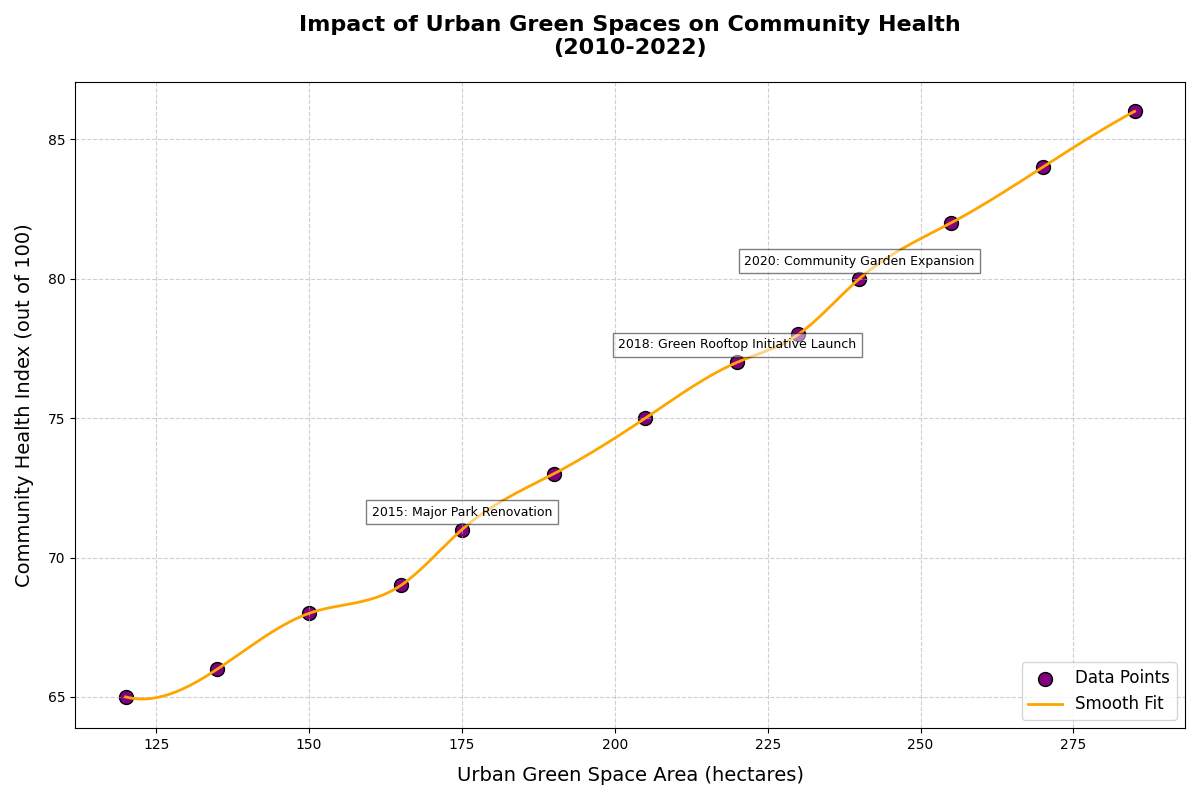

Write the Python code that produced this figure.
import numpy as np
import matplotlib.pyplot as plt
from scipy.interpolate import make_interp_spline

# Data
years = np.arange(2010, 2023)
green_space_area = np.array([120, 135, 150, 165, 175, 190, 205, 220, 230, 240, 255, 270, 285])
health_index = np.array([65, 66, 68, 69, 71, 73, 75, 77, 78, 80, 82, 84, 86])

# Spline interpolation
x_smooth = np.linspace(green_space_area.min(), green_space_area.max(), 300)
spl = make_interp_spline(green_space_area, health_index, k=3)
y_smooth = spl(x_smooth)

# Plot
plt.figure(figsize=(12, 8))
plt.scatter(green_space_area, health_index, color='purple', edgecolor='black', s=100, label='Data Points')
plt.plot(x_smooth, y_smooth, color='orange', linestyle='-', linewidth=2, label='Smooth Fit')

# Title and labels
plt.title("Impact of Urban Green Spaces on Community Health\n(2010-2022)", fontsize=16, fontweight='bold', pad=20)
plt.xlabel("Urban Green Space Area (hectares)", fontsize=14, labelpad=10)
plt.ylabel("Community Health Index (out of 100)", fontsize=14, labelpad=10)

# Annotations
important_years = {
    "2015: Major Park Renovation": (175, 71),
    "2018: Green Rooftop Initiative Launch": (220, 77),
    "2020: Community Garden Expansion": (240, 80)
}

for label, (x, y) in important_years.items():
    plt.annotate(label, (x, y), textcoords="offset points", xytext=(0,10), ha='center', fontsize=9, bbox=dict(facecolor='white', alpha=0.5))

# Legend and grid
plt.legend(loc='lower right', fontsize=12)
plt.grid(True, linestyle='--', alpha=0.6)
plt.tight_layout()

# Display
plt.show()
